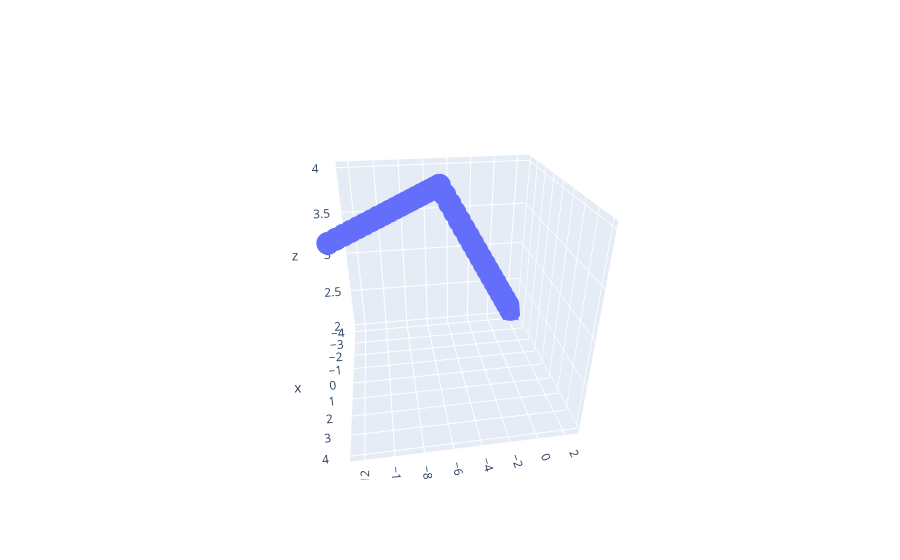

The notebook cell saved with this chart:
### Markdown cell above
## Metrics

### Code cell
class MyProblem:
    def __init__(self):
        pass

    def evaluate(self, x):
        f1 = -1 * (0.5 * x[0] - 0.3 * x[1])  # Maximize economic growth
        f2 = 0.7 * x[0] + x[2] - 0.8 * x[1]  # Minimize budget deficit
        f3 = -1 * (0.6 * x[2] - 0.2 * x[1])  # Maximize social welfare
        return np.array([f1, f2, f3])

    def pareto_front(self, n_points=20):
        # Generate points for the true Pareto front
        
        # Generate candidate solutions
        x0 = np.linspace(-5, 5, n_points)
        x1 = np.linspace(-5, 5, n_points)
        x2 = np.linspace(-5, 5, n_points)
        X0, X1, X2 = np.meshgrid(x0, x1, x2)
        
        # Evaluate objectives
        F1 = -1 * (0.5 * X0 - 0.3 * X1)
        F2 = 0.7 * X0 + X2 - 0.8 * X1
        F3 = -1 * (0.6 * X2 - 0.2 * X1)
        
        # Flatten arrays
        F1_flat = F1.flatten()
        F2_flat = F2.flatten()
        F3_flat = F3.flatten()
        
        # Combine objectives and filter non-dominated solutions
        combined = np.vstack((F1_flat, F2_flat,F3_flat)).T
        
        # Non-dominated sorting to find Pareto front
        is_dominated = np.zeros(combined.shape[0], dtype=bool)
        
        for i in range(combined.shape[0]):
            for j in range(combined.shape[0]):
                if i != j:
                    if (combined[j][0] <= combined[i][0]) and (combined[j][1] < combined[i][1]):
                        is_dominated[i] = True
                        break
        
        pareto_front = combined[~is_dominated]
        
        return pareto_front

# Create an instance of your problem
problem = MyProblem()

# Calculate true Pareto front
true_pareto_front = problem.pareto_front()
temp=pd.DataFrame(true_pareto_front,columns=["x","y","z"])
# Visualization
fig = go.Figure(data=go.Scatter3d(x=temp["x"],y=temp["y"],z=temp["z"], mode='markers'))
fig.show()

### Figure 1 — Plotly figure (JSON) as saved in the notebook; plotly's stock layout.template omitted (floating-point values rounded to 4 significant figures)
{"data": [{"mode": "markers", "type": "scatter3d", "x": [-4, -3.842, -3.684, -3.526, -3.368, -3.211, -3.053, -2.895, -2.737, -2.579, -2.421, -2.263, -2.105, -1.947, -1.789, -1.632, -1.474, -1.316, -1.158, 4, 3.737, 3.474, 3.211, 2.947, 2.684, 2.421, 2.158, 1.895, 1.632, 1.368, 1.105, 0.8421, 0.5789, 0.3158, 0.05263, -0.2105, -0.4737, -0.7368, -1], "y": [2.5, 2.079, 1.658, 1.237, 0.8158, 0.3947, -0.02632, -0.4474, -0.8684, -1.289, -1.711, -2.132, -2.553, -2.974, -3.395, -3.816, -4.237, -4.658, -5.079, -12.5, -12.13, -11.76, -11.39, -11.03, -10.66, -10.29, -9.921, -9.553, -9.184, -8.816, -8.447, -8.079, -7.711, -7.342, -6.974, -6.605, -6.237, -5.868, -5.5], "z": [2, 2.105, 2.211, 2.316, 2.421, 2.526, 2.632, 2.737, 2.842, 2.947, 3.053, 3.158, 3.263, 3.368, 3.474, 3.579, 3.684, 3.789, 3.895, 4, 4, 4, 4, 4, 4, 4, 4, 4, 4, 4, 4, 4, 4, 4, 4, 4, 4, 4, 4]}], "layout": {"autosize": true, "scene": {"aspectmode": "auto", "aspectratio": {"x": 1, "y": 1, "z": 1}, "camera": {"center": {"x": 0, "y": 0, "z": 0}, "eye": {"x": 1.869, "y": -0.2949, "z": 1.052}, "projection": {"type": "perspective"}, "up": {"x": 0, "y": 0, "z": 1}}}}}
